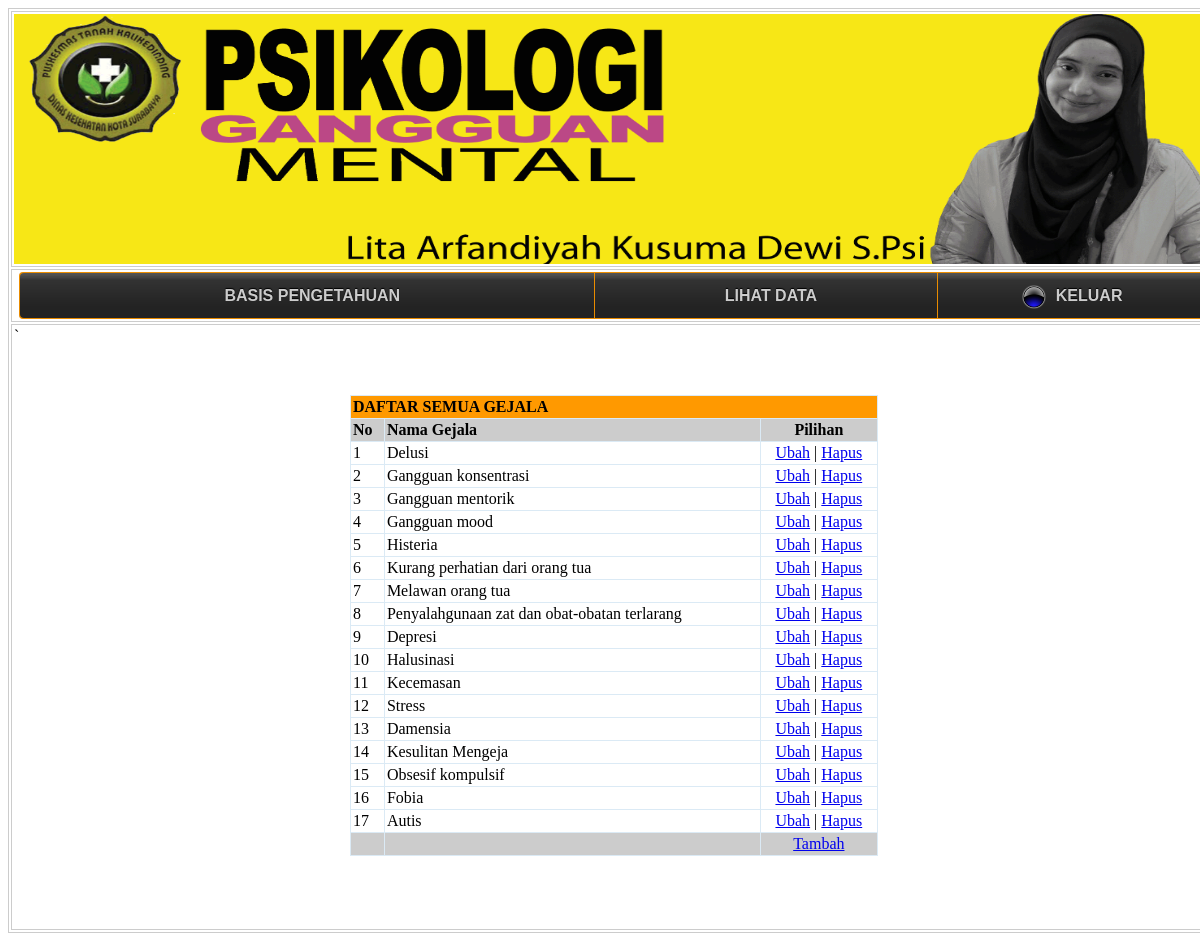
Screenshot of /pakar/index.php?page=GejalaTampil (signed in) with the database file from the repository.
### tables this page shows
CREATE TABLE IF NOT EXISTS `gejala` (
  `kd_gejala` char(4) NOT NULL DEFAULT '',
  `nm_gejala` varchar(500) DEFAULT NULL,
  PRIMARY KEY (`kd_gejala`)
);

### pakar/GejalaTampil.php (the view, shortened to what this page needs)
<?php
include "../librari/inc.koneksidb.php";
?>
<html>
<head>
</head>
<body>
<p>&nbsp;</p>
<div align="center">
  <table width="528" border="0" cellpadding="2" cellspacing="1" bgcolor="#DBEAF5">
    <tr bgcolor="#33FFFF">
      <td colspan="3" bgcolor="#FF9900"><b>DAFTAR SEMUA GEJALA</b></td>
    </tr>
    <tr>
      <td width="24" bgcolor="#CCCCCC"><b>No</b></td>
      <td width="315" bgcolor="#CCCCCC"><b>Nama Gejala</b></td>
      <td width="95" align="center" bgcolor="#CCCCCC"><b>Pilihan</b></td>
    </tr>
    <?php
	$sql = "SELECT * FROM gejala ORDER BY kd_gejala";
	$qry = mysql_query($sql, $koneksi)
		 or die ("SQL Error".mysql_error());
	while ($data=mysql_fetch_array($qry)) {
	$no++;
  ?>
    <tr bgcolor="#FFFFFF">
      <td><?php echo $no; ?></td>
      <td><?php echo $data['nm_gejala']; ?></td>
      <td align="center">
        <a href="?page=GejalaEditFm&kdubah=<?php echo $data['kd_gejala']; ?>" target="_self">Ubah</a>
        | <a href="?page=GejalaHapus&kdhapus=<?php echo $data['kd_gejala']; ?>" onClick="return confirm('Apakah Anda Yakin Hapus data?') "target="_self">Hapus</a></td>
    </tr>
    <?php
  }
  ?>
    <tr>
      <td bgcolor="#CCCCCC">&nbsp;</td>
      <td bgcolor="#CCCCCC">&nbsp;</td>
      <td align="center" bgcolor="#CCCCCC"><a href="GejalaAddFm.php">Tambah</a></td>
    </tr>
  </table>
</div>
</body>
</html>

### rows the page displays
gejala: nm_gejala "Delusi"
gejala: nm_gejala "Gangguan konsentrasi"
gejala: nm_gejala "Gangguan mentorik"
gejala: nm_gejala "Gangguan mood"
gejala: nm_gejala "Histeria"
gejala: nm_gejala "Kurang perhatian dari orang tua"
gejala: nm_gejala "Melawan orang tua"
gejala: nm_gejala "Penyalahgunaan zat dan obat-obatan terlarang"
gejala: nm_gejala "Depresi"
gejala: nm_gejala "Halusinasi"
gejala: nm_gejala "Kecemasan"
gejala: nm_gejala "Stress"
gejala: nm_gejala "Damensia"
gejala: nm_gejala "Kesulitan Mengeja"
gejala: nm_gejala "Obsesif kompulsif"
gejala: nm_gejala "Fobia"
gejala: nm_gejala "Autis"
